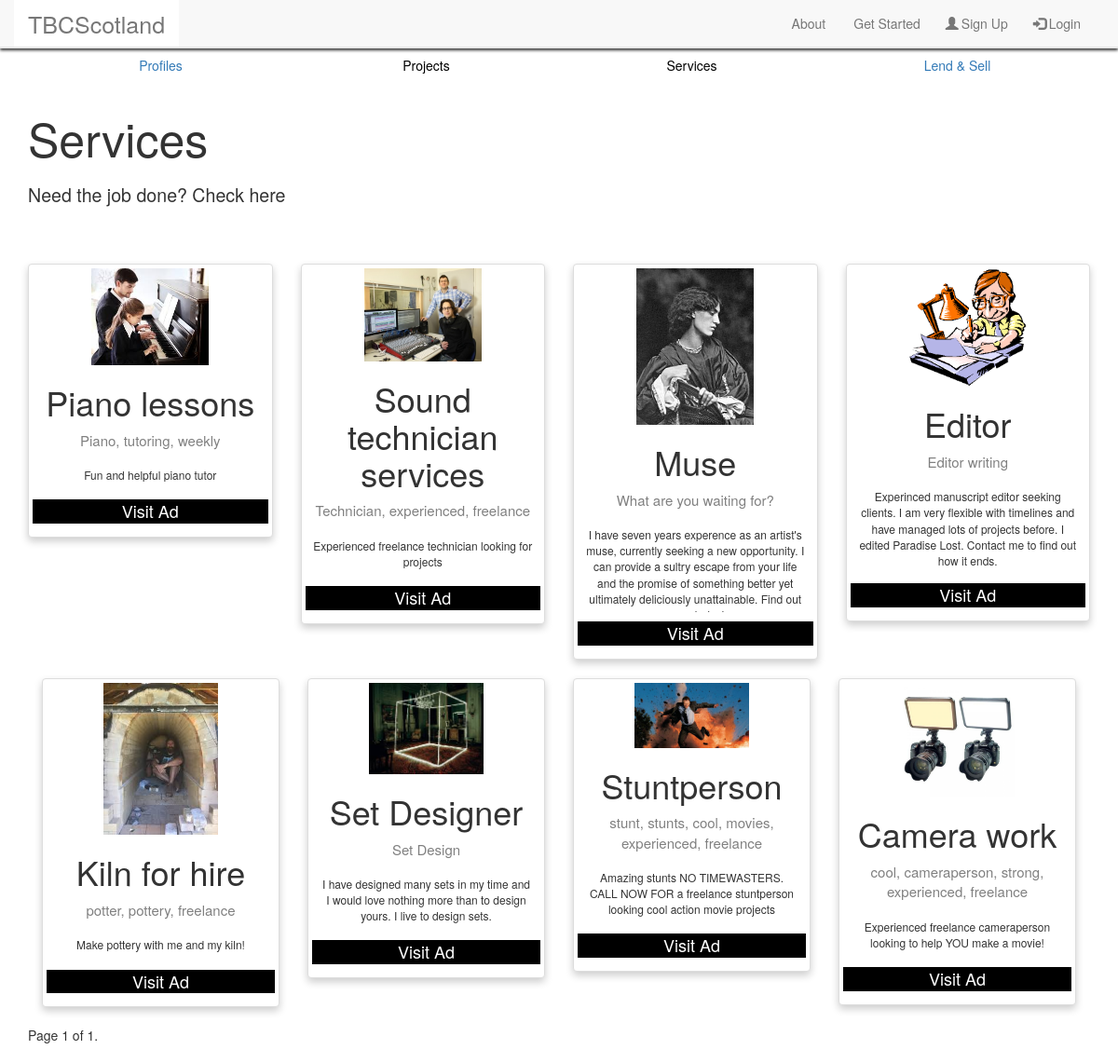
Screenshot of /tbc/services/ with the database file from the repository.
### tbc/models.py (models this page shows, shortened)
class Service(models.Model):
    profile = models.ForeignKey(Profile)
    title = models.CharField(max_length=128)
    description = models.TextField()
    views = models.IntegerField(default=0)
    slug = models.SlugField(unique=True)
    image = models.ImageField(upload_to='Service_images', default='default_profile.jpg')
    price = models.CharField(max_length=128)
    availability = models.CharField(max_length=128)
    keywords = models.TextField()
    location = models.CharField(max_length=128)

### tbc/views.py (the view)
# urls.py: url(r'^services/(?P<service_name_slug>[\w\-]+)/$', views.show_service, name='show_service'),
def services(request):
    service_list = Service.objects.all().order_by('views')
    paginator = Paginator(service_list, 8)
    page = request.GET.get('page', 1)
    service = paginator.page(page)
    context_dict ={'services': service}
    return render(request, 'tbc/services.html', context_dict)

### templates/tbc/services.html (shortened to what this page needs)
{% extends 'tbc/base.html' %}
{% load staticfiles %}
{% block body_block %}
<div class="container">
<div class="row" style="height:20px;"></div>
<header>
  <h1 style="font-size:50px">Services</h1>
</header>
<div class="row" style="height:10px;"></div>
<div style="font-size:140%;">Need the job done? Check here</div>
<div class="row" style="height:40px;"></div>
    <div class="row">
        {% for service in services %}
        <div class="col-lg-3">
            <br>
            <div class="thumbnail">
                <img src="{{ service.image.url }}" style="max-width:50%;max-height:50%;">
                <h1>{{ service.title }}</h1>
                <p class="keywords">{{ service.keywords }}</p>
                <p class="textinthumbnail">{{ service.description }}</p>
                <p><a href="{% url 'show_service' service.slug %}"><button>Visit Ad</button></a></p>
            </div>
        </div>
    {% if forloop.counter|divisibleby:"4" and not forloop.last %}
    </div>
    {% endif %}
    {% endfor %}
</div>
<div class="container">
    <div class="row">
        <div class="col-lg-3">
            <div class="pagination">
                <span class="step-links">
                    <span class="current">Page {{ services.number }} of {{ services.paginator.num_pages }}.</span>
                </span>
            </div>
        </div>
    </div>
</div>
{% endblock %}

### static/css/cssmain.css (style rules this page uses)
body { background-color: white; }
.thumbnail { box-shadow: 0 4px 8px 0 rgba(0, 0, 0, 0.2); text-align: center; margin: auto; }
.keywords { color: grey; font-size: 15px; }
.textinthumbnail { border: none; outline: 0; padding: 8px; colour: black; text-align: centre; width: 100%; font-size: 12px; max-height: 100px; overflow: hidden; }
button { border: none; outline: 0; padding: 0px; color: white; background-color: #000; text-align: center; cursor: pointer; width: 100%; font-size: 18px; }

### rows the page displays
Service: image (picture), title "Piano lessons", keywords "Piano, tutoring, weekly", description "Fun and helpful piano tutor"
Service: image (picture), title "Sound technician services", keywords "Technician, experienced, freelance", description "Experienced freelance technician looking for projects"
Service: image (picture), title "Muse", keywords "What are you waiting for?", description "I have seven years experence as an artist's muse, currently seeking a new opportunity. I can provide a sultry escape from your life and the promise of something better yet ultimately deliciously unattainable. Find out…"
Service: image (picture), title "Editor", keywords "Editor writing", description "Experinced manuscript editor seeking clients. I am very flexible with timelines and have managed lots of projects before. I edited Paradise Lost. Contact me to find out how it ends."
Service: image (picture), title "Kiln for hire", keywords "potter, pottery, freelance", description "Make pottery with me and my kiln!"
Service: image (picture), title "Set Designer", keywords "Set Design", description "I have designed many sets in my time and I would love nothing more than to design yours. I live to design sets."
Service: image (picture), title "Stuntperson", keywords "stunt, stunts, cool, movies, experienced, freelance", description "Amazing stunts NO TIMEWASTERS. CALL NOW FOR a freelance stuntperson looking cool action movie projects"
Service: image (picture), title "Camera work", keywords "cool, cameraperson, strong, experienced, freelance", description "Experienced freelance cameraperson looking to help YOU make a movie!"

### other values shown
{{ services.number }} "1"
{{ services.paginator.num_pages }} "1"
